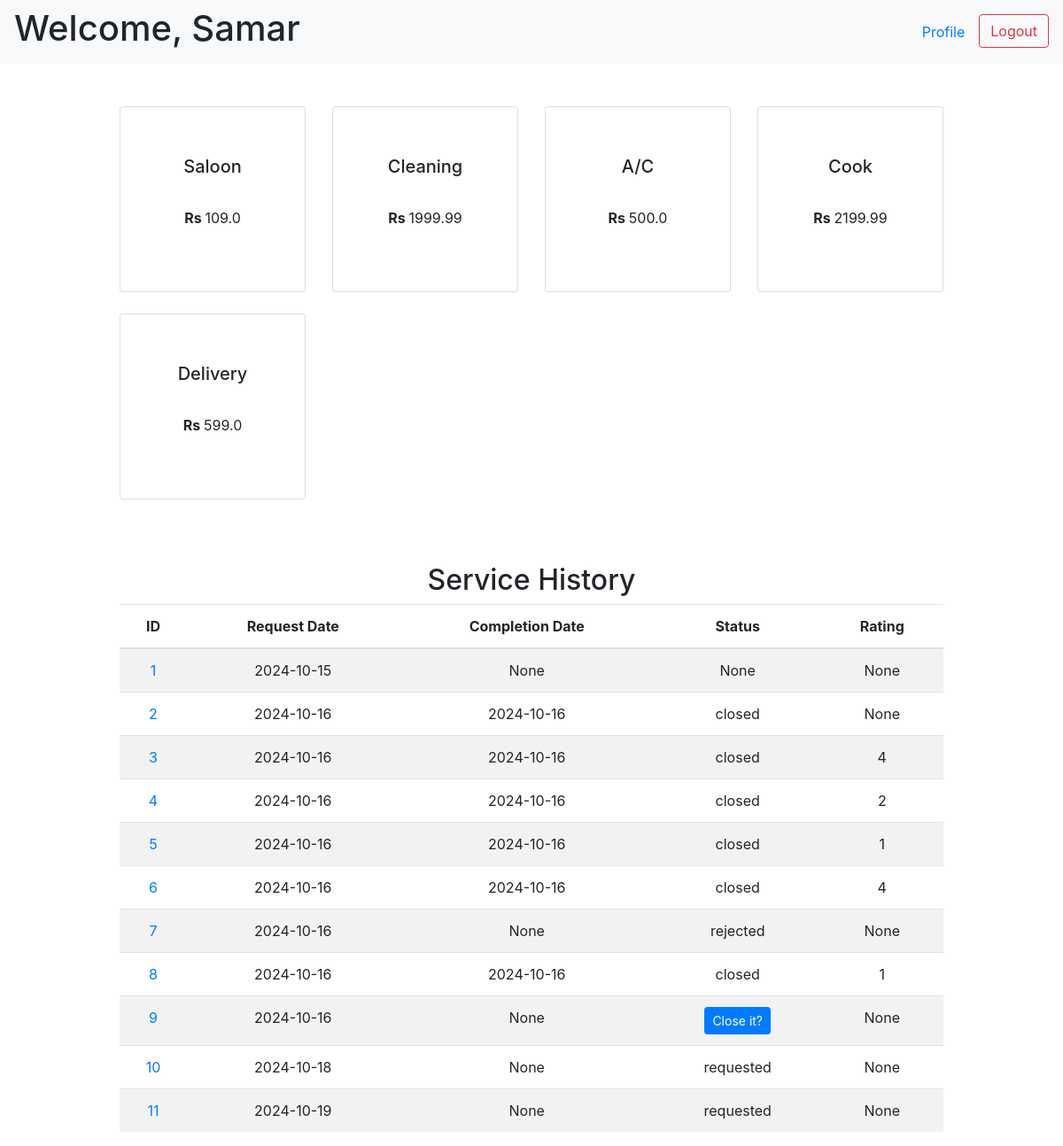
Before: /customer (signed in) with the older database file.
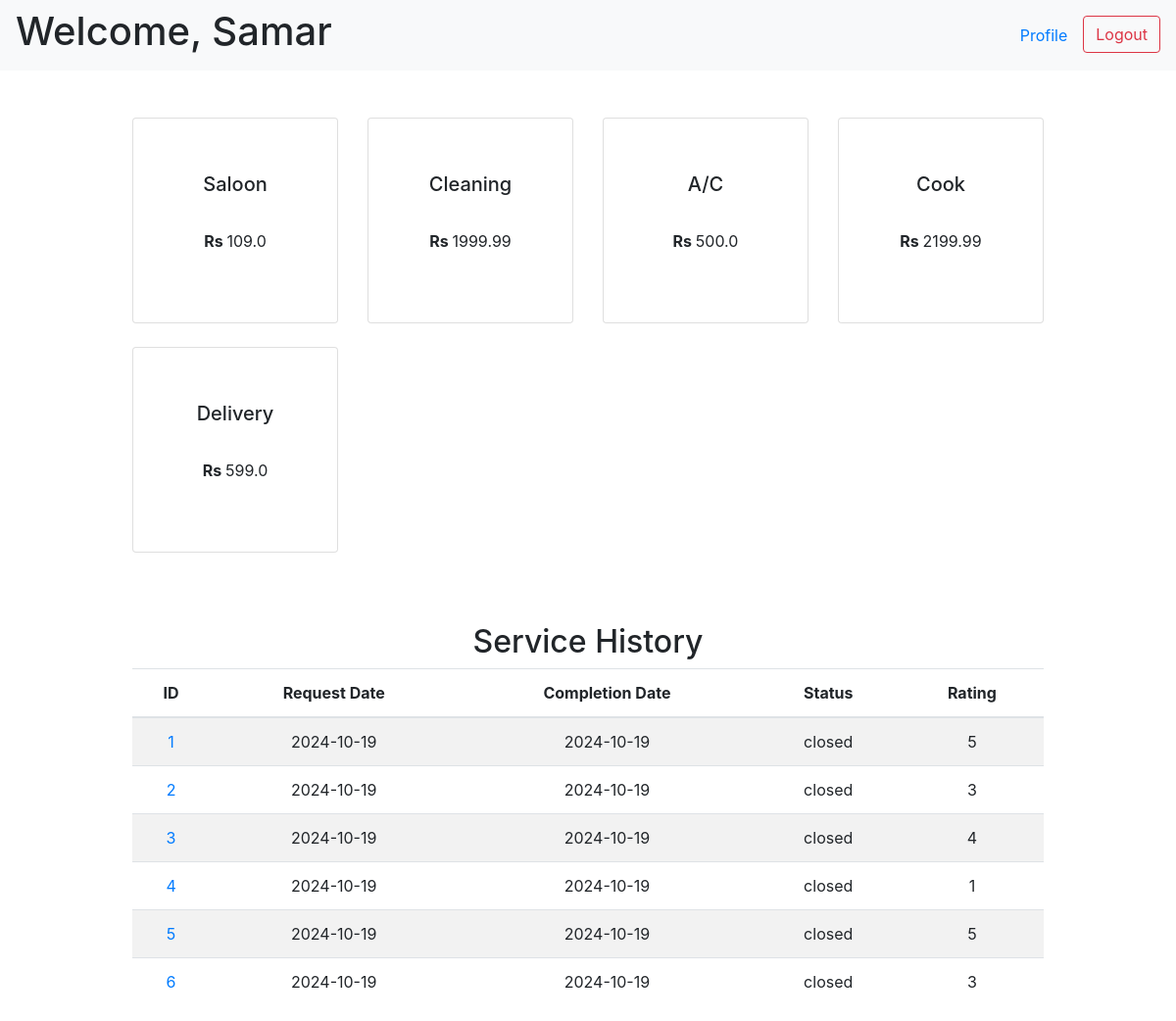
After: the same page with the newer database file.
### tables this page shows
CREATE TABLE "customers" (
    "id" INTEGER,
    "fname" TEXT NOT NULL,
    "lname" TEXT,
    "address" TEXT,
    "pincode" INTEGER,
    "contact_number" TEXT NOT NULL UNIQUE,
    "email" TEXT NOT NULL UNIQUE,
    "password" TEXT NOT NULL,
    "status" TEXT CHECK("status" in ('active', 'block')) DEFAULT 'active',
    PRIMARY KEY("id")
);

CREATE TABLE "services" (
    "id" INTEGER,
    "name" TEXT NOT NULL UNIQUE,
    "description" TEXT NOT NULL,
    "price" REAL NOT NULL,
    PRIMARY KEY("id")
);

CREATE TABLE "service_requests" (
    "id" INTEGER,
    "service_id" INTEGER NOT NULL,
    "customer_id" INTEGER NOT NULL,
    "professional_id" INTEGER NOT NULL,
    "date_of_request" DATETIME DEFAULT CURRENT_TIMESTAMP,
    "date_of_completion" DATETIME,
    "status" TEXT DEFAULT 'requested' CHECK("status" in ('requested', 'accepted', 'rejected', 'closed')),
    "rating" INTEGER,
    "remarks" TEXT,
    PRIMARY KEY("id"),
    FOREIGN KEY("service_id") REFERENCES "services"("id") ON DELETE CASCADE,
    FOREIGN KEY("customer_id") REFERENCES "customers"("id") ON DELETE CASCADE,
    FOREIGN KEY("professional_id") REFERENCES "professionals"("id") ON DELETE CASCADE
);

### app.py (the view, shortened to what this page needs)
@app.route("/customer", methods=["GET", "POST"])
def customer_homepage():
    if "username" in session and "password" in session:
        customer = helper.fetch_customer(email=session["username"],
                                        password=session["password"])
        if customer and customer['status'] == 'active':
            services = helper.fetch_services()
            service_requests = helper.fetch_service_req(customer_id=session['username'])
            return render_template("customer.html", customer=customer, services=services,
                                requests=service_requests, packages=None)
        elif customer and customer['status'] == 'block':
            flash("You are currently blocked!", 'error')
            return redirect(url_for("login"))
        else:
            flash("Invalid credentials", 'error')
            return redirect(url_for("login"))
    else:
        flash("Invalid credentials", 'error')
        return redirect(url_for("login"))

### app.py (called while the page is built)
@app.after_request
def add_header(response):
    response.headers['Cache-Control'] = 'no-store, no-cache, must-revalidate, post-check=0, pre-check=0, max-age=0'
    response.headers['Pragma'] = 'no-cache'
    response.headers['Expires'] = '-1'
    return response

### helper.py (called while the page is built, shortened)
def get_db():
    connection = sqlite3.connect("database.db")
    connection.execute("PRAGMA foreign_keys = ON")
    connection.row_factory = sqlite3.Row
    return connection

def fetch_customer(email, password):
    with get_db() as connection:
        db = connection.cursor()
        return db.execute("SELECT * FROM customers WHERE email = ? AND password = ?",
                (email, password)).fetchone()

def fetch_services():
    with get_db() as connection:
        db = connection.cursor()
        return db.execute("SELECT * FROM services").fetchall()

def fetch_service_req(customer_id=None, professional_id=None):
    with get_db() as connection:
        db = connection.cursor()
        if customer_id:
            return db.execute('''SELECT id, service_id, customer_id, professional_id,
                            DATE(datetime(date_of_request), 'localtime') as request_date, TIME(datetime(date_of_request), 'localtime') as request_time,
                            DATE(datetime(date_of_completion), 'localtime') as completion_date, TIME(datetime(date_of_completion), 'localtime') as completion_time,
                            status, rating, remarks FROM service_requests WHERE customer_id = (SELECT id FROM customers WHERE email = ?)''', (customer_id,)).fetchall()

### templates/customer.html (shortened to what this page needs)
<!DOCTYPE html>
<html lang="en">
<head>
    <link rel="stylesheet" href="https://cdn.jsdelivr.net/npm/bootstrap@4.0.0/dist/css/bootstrap.min.css">
</head>
<body>
    <nav class="navbar navbar-expand-lg navbar-light bg-light">
        <h1>Welcome, {{ customer["fname"] }}</h1>
        <ul class="nav ml-auto">
            <li class="nav-item">
                <a class="nav-link" href="" data-toggle="modal"
                    data-target="#customerModal{{ customer['id'] }}">Profile</a>
            </li>
            <li>
                <form action="/logout" class="d-inline">
                    <button type="submit" class="btn btn-outline-danger">Logout</button>
                </form>
            </li>
        </ul>
    </nav>
    <div class="container mt-5">
        <div class="row">
            {% for service in services %}
            <div class="col-md-3 mb-4">
                <form method="POST" action="/customer">
                    <button type="submit" class="card-link" style="border:none; background:none; padding:0;">
                        <div class="card square-card">
                            <div class="card-body">
                                <h5 class="card-title">{{ service['name'] }}</h5>
                                <p><strong>Rs </strong>{{ service['price'] }}</p>
                            </div>
                        </div>
                    </button>
                </form>
            </div>
            {% endfor %}
        </div>
    </div>
    <div class="container mt-5 text-center">
        <h2>Service History</h2>
        <div class="table-responsive">
            <table class="table table-striped">
                <thead>
                    <tr>
                        <th>ID</th>
                        <th>Request Date</th>
                        <th>Completion Date</th>
                        <th>Status</th>
                        <th>Rating</th>
                    </tr>
                </thead>
                <tbody>
                    {% for request in requests %}
                    <tr>
                        <td>
                            <a href="" data-toggle="modal"
                                data-target="#requestInfoModal{{ request['id'] }}">
                                {{ request['id'] }}</a>
                        </td>
                        <td>{{ request['request_date'] }}</td>
                        <td>{{ request['completion_date'] }}</td>
                        <td>
                            {% if request['status'] == 'accepted' %}
                            <button type="button" class="btn btn-primary btn-sm" data-toggle="modal" data-target="#closeServiceModal{{ request['id'] }}">
                                Close it?
                            </button>
                            {% else %}
                                {{ request['status'] }}
                            {% endif %}
                        </td>
                        <td>{{ request['rating'] }}</td>
                    </tr>
                    {% endfor %}
                </tbody>
            </table>
        </div>
    </div>
</body>
</html>

### templates/customer.html (style rules this page uses)
.card { height: 100%; }
.card-body { display: flex; flex-direction: column; justify-content: space-evenly; text-align: center; }
.card-title { margin-bottom: 0; }
.square-card { height: 210px; }
.card-link { text-decoration: none; color: inherit; width: 210px; }
.container { max-width: 80%; }

Changed rows visible on the page:
removed service_requests: id "7", request_date "2024-10-16", completion_date "None", status "rejected", rating "None"
removed service_requests: id "8", request_date "2024-10-16", completion_date "2024-10-16", status "closed", rating "1"
removed service_requests: id "9", request_date "2024-10-16", completion_date "None", rating "None"
removed service_requests: id "10", request_date "2024-10-18", completion_date "None", status "requested", rating "None"
removed service_requests: id "11", request_date "2024-10-19", completion_date "None", status "requested", rating "None"
changed service_requests id 1: request_date "2024-10-15" → "2024-10-19"; completion_date "None" → "2024-10-19"; status "None" → "closed"; rating "None" → "5"
changed service_requests id 2: request_date "2024-10-16" → "2024-10-19"; completion_date "2024-10-16" → "2024-10-19"; rating "None" → "3"
changed service_requests id 3: request_date "2024-10-16" → "2024-10-19"; completion_date "2024-10-16" → "2024-10-19"
changed service_requests id 4: request_date "2024-10-16" → "2024-10-19"; completion_date "2024-10-16" → "2024-10-19"; rating "2" → "1"
changed service_requests id 5: request_date "2024-10-16" → "2024-10-19"; completion_date "2024-10-16" → "2024-10-19"; rating "1" → "5"
changed service_requests id 6: request_date "2024-10-16" → "2024-10-19"; completion_date "2024-10-16" → "2024-10-19"; rating "4" → "3"
